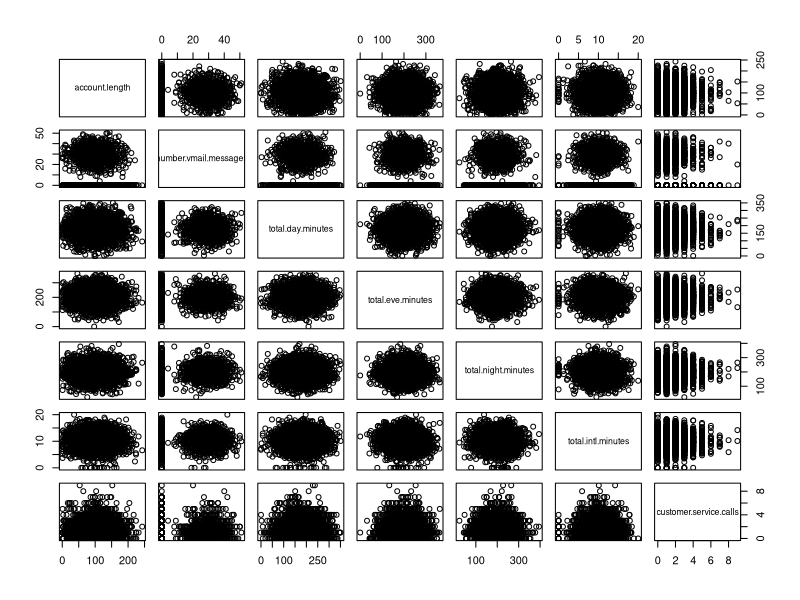
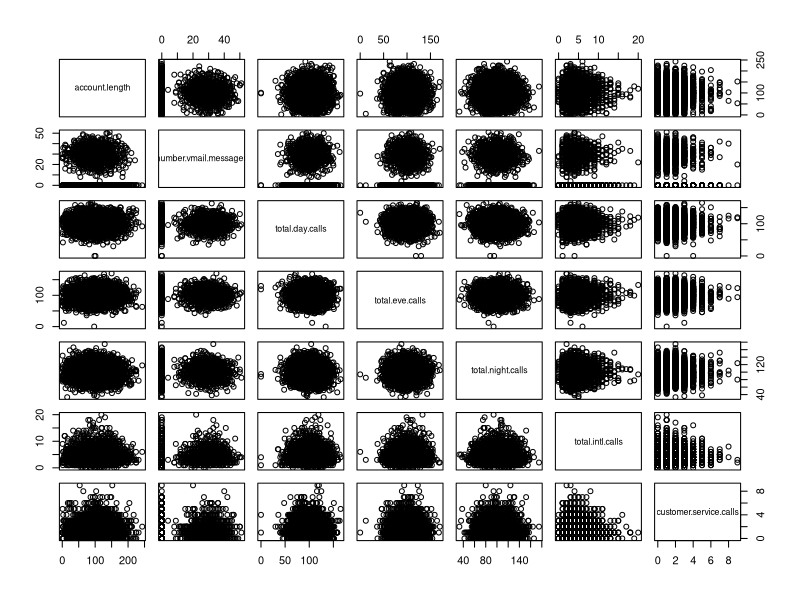
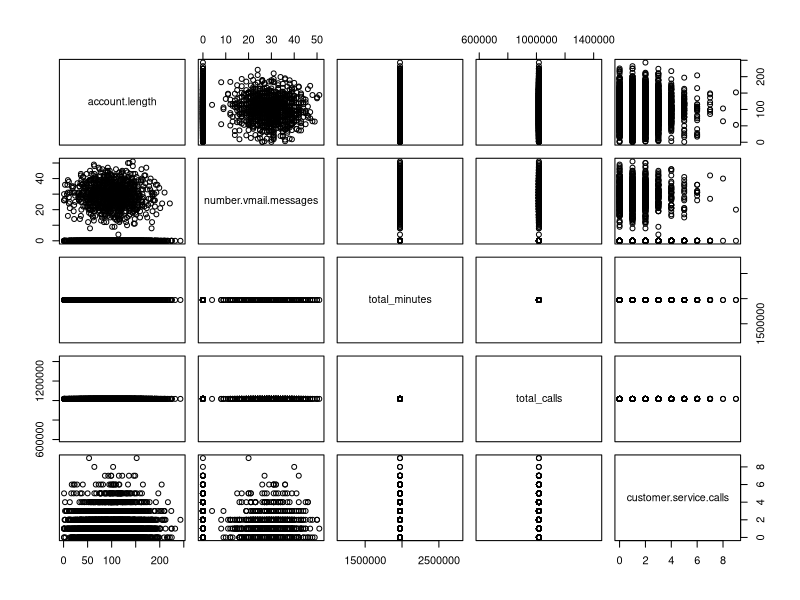
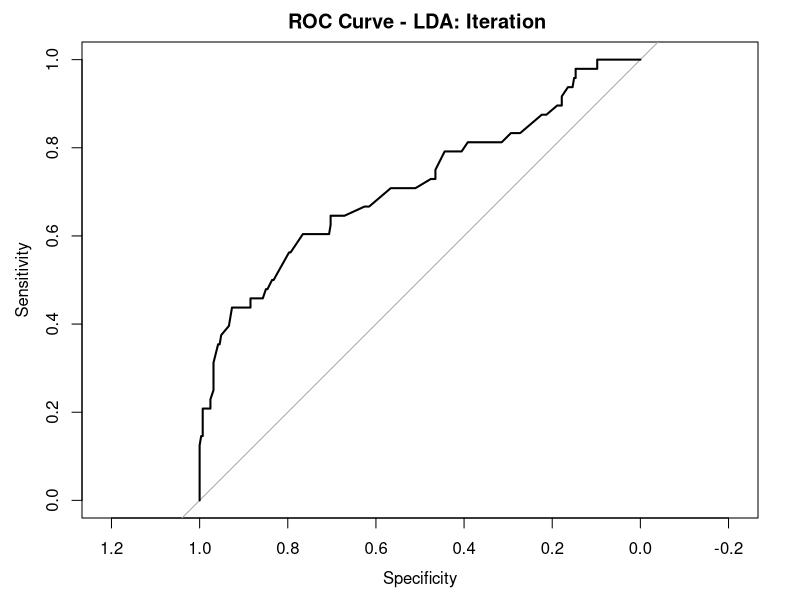
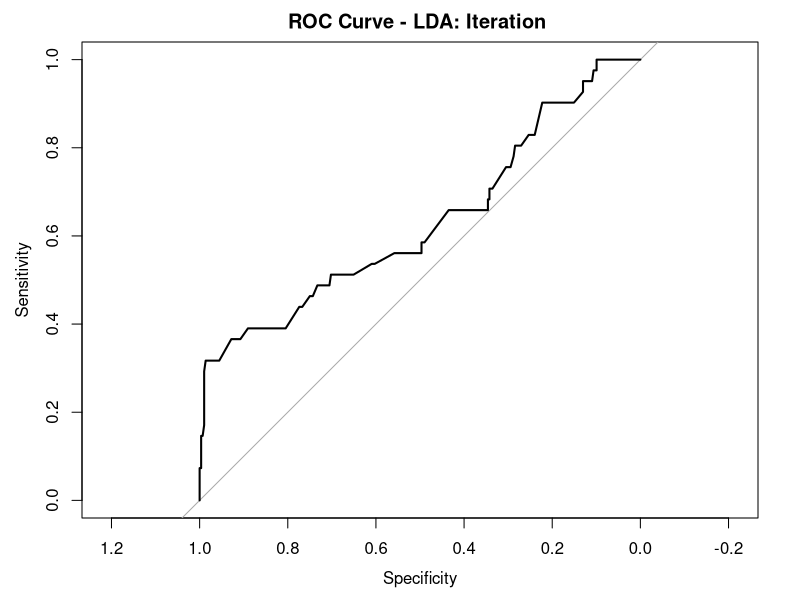
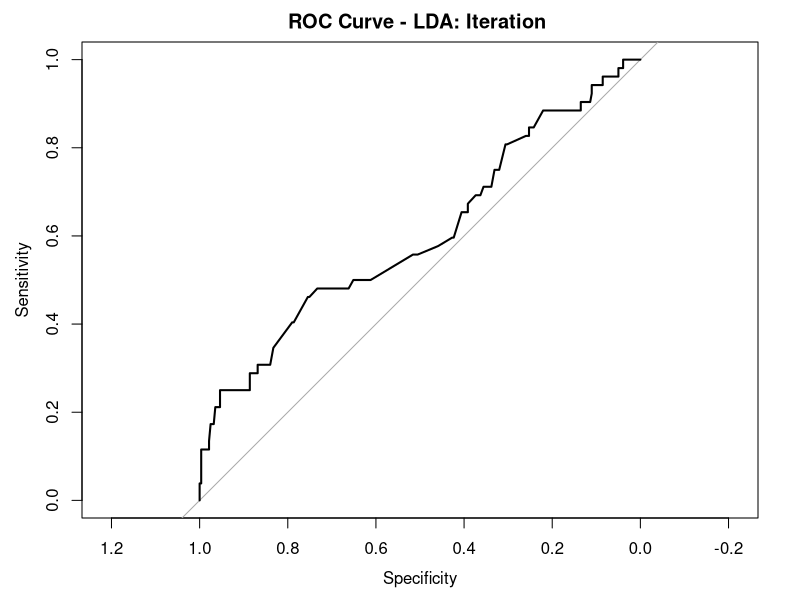
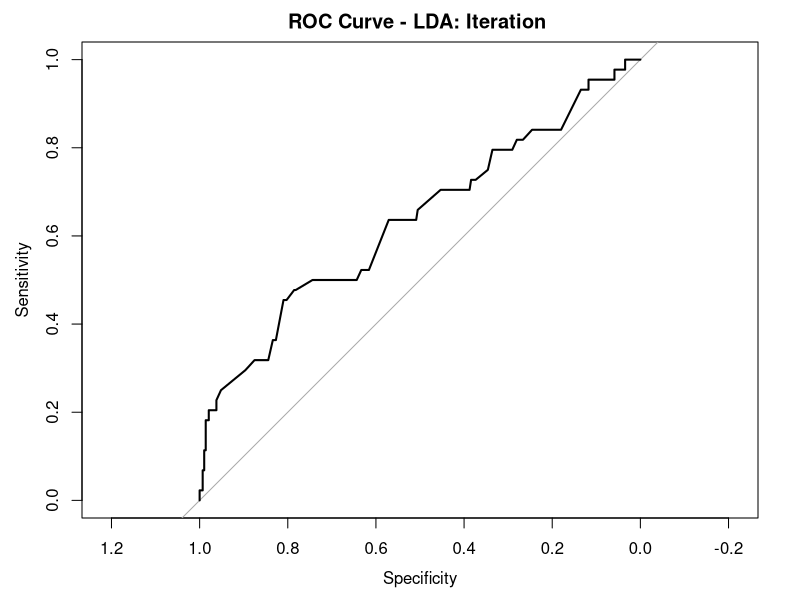
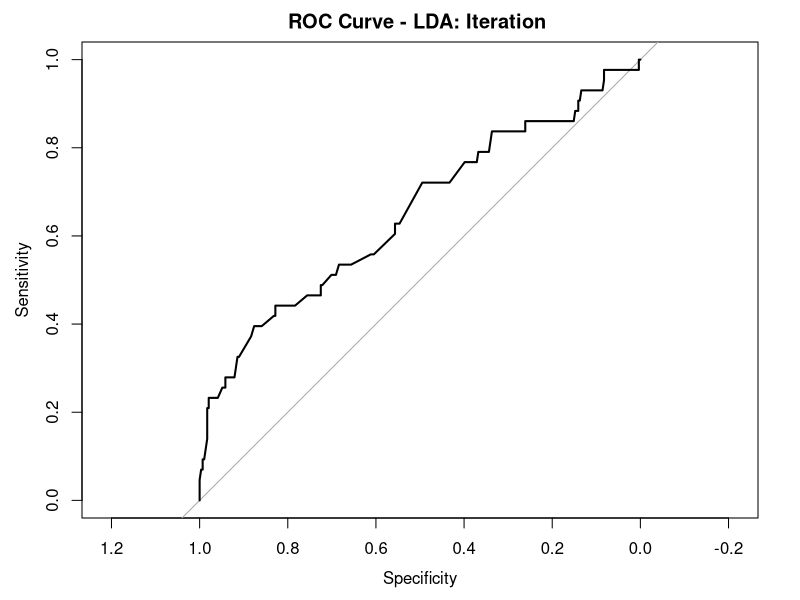

Here is the R script that generated these plots, in order:
## ---- chunk 1
knitr::opts_chunk$set(echo = TRUE)
## ---- chunk 2
library(tidyverse)
library(knitr)
library(lubridate)
library(psych)
## ---- chunk 3
Customer_telecom <- read.csv("Customer_telecom.csv")
                             
## ---- chunk 4

num_c <- Customer_telecom %>%
  dplyr::select(account.length, number.vmail.messages, total.day.minutes, total.day.calls, total.day.charge, total.eve.minutes, total.eve.calls, total.eve.charge, total.night.minutes, total.night.calls, total.night.charge, total.intl.minutes, total.intl.calls, total.intl.charge, customer.service.calls)

cor(num_c)
summary(Customer_telecom)

num_c <- num_c %>%
  dplyr::select(account.length, number.vmail.messages, total.day.minutes, total.day.calls, total.eve.minutes, total.eve.calls, total.night.minutes, total.night.calls, total.intl.minutes, total.intl.calls, customer.service.calls)

minutes_c <- num_c %>%
  dplyr::select(account.length, number.vmail.messages, total.day.minutes, total.eve.minutes, total.night.minutes, total.intl.minutes, customer.service.calls)

pairs(minutes_c)

calls_c <-  Customer_telecom %>%
  dplyr::select(account.length, number.vmail.messages, total.day.calls, total.eve.calls, total.night.calls, total.intl.calls, customer.service.calls)
pairs(calls_c)

sums_c <- Customer_telecom %>%
  mutate(total_minutes = sum(total.day.minutes, total.eve.minutes, total.night.minutes, total.intl.minutes)) %>%
  mutate(total_calls = sum(total.day.calls, total.eve.calls, total.night.calls, total.intl.calls)) %>%
  dplyr::select(account.length, number.vmail.messages, total_minutes, total_calls,  customer.service.calls)
                             
pairs(sums_c)

Customer_telecom <- Customer_telecom %>%
  mutate(churn1 = if_else(churn == "False", 0, 1))

glm.fits <- glm(
  churn1 ~ total.day.minutes,
  data = Customer_telecom, family = binomial
)
summary(glm.fits)

glm.fits1 <- glm(
  churn1 ~ account.length+ number.vmail.messages+ total.day.minutes+total.day.calls+ total.day.charge+ total.eve.minutes+ total.eve.calls+total.eve.charge+ total.night.minutes+total.night.calls+ total.night.charge+ total.intl.minutes+total.intl.calls+total.intl.charge+ customer.service.calls,
  data = Customer_telecom, family = binomial
)
summary(glm.fits1)
## ---- chunk 5
library(MASS)
library(caret)
library(pROC)


#Randomly shuffle the data
Customer_telecom<-Customer_telecom[sample(nrow(Customer_telecom)),]

#Create 10 equally size folds
folds <- cut(seq(1,nrow(Customer_telecom)),breaks=10,labels=FALSE)

totalMisclassificationRate=c()
runningTotal=c()

averageAUC = c()
auc = c()

#K-fold Cross Validation
for (i in 1:10){
  testIndexes <- which(folds==i,arr.ind=TRUE)
  test_data <- Customer_telecom[testIndexes, ]
  train_data <- Customer_telecom[-testIndexes, ]
  m_lda <- lda(churn1 ~ number.vmail.messages + total.intl.calls + customer.service.calls, data = train_data)
  m_pred <- predict(m_lda, test_data)
  conf <- table(list(predicted=m_pred$class, observed=test_data$churn1))
  confusionMatrix(conf)
  print(conf)
  totalPreds = sum(conf)
  incorrectPreds <- conf[1,2] + conf[2,1]
  misclassificationRate <- incorrectPreds / totalPreds
  print(misclassificationRate)
  runningTotal <- c(runningTotal, misclassificationRate)
  
  roc_score = roc(response = test_data$churn1, predictor = m_pred$posterior[,"1"])
  auc <- c(auc,roc_score$auc)
  print(roc_score$auc)
  plot(roc_score, main="ROC Curve - LDA: Iteration ")
}

totalMisclassificationRate=c(totalMisclassificationRate, mean(runningTotal))
print("Average Misclassification Rate")
totalMisclassificationRate

print("Average AUC")
averageAUC=c(averageAUC, mean(auc))
print(averageAUC)
## ---- chunk 6
library(MASS)

#Randomly shuffle the data
Customer_telecom<-Customer_telecom[sample(nrow(Customer_telecom)),]

#Create 10 equally size folds
folds <- cut(seq(1,nrow(Customer_telecom)),breaks=10,labels=FALSE)

totalMisclassificationRate <- c()
runningTotal <- c()

averageAUC = c()
auc = c()

for (i in 1:10){
  testIndexes <- which(folds==i,arr.ind=TRUE)
  test_data <- Customer_telecom[testIndexes, ]
  train_data <- Customer_telecom[-testIndexes, ]
  m_qda <- qda(churn1 ~ number.vmail.messages + total.intl.calls + customer.service.calls, data = train_data)
  m_pred <- predict(m_qda, test_data)
  conf <- table(list(predicted=m_pred$class, observed=test_data$churn1))
  confusionMatrix(conf)
  print(conf)
  totalPreds = sum(conf)
  incorrectPreds <- conf[1,2] + conf[2,1]
  misclassificationRate <- incorrectPreds / totalPreds
  print(misclassificationRate)
  runningTotal <- c(runningTotal, misclassificationRate)
  
  roc_score = roc(response = test_data$churn1, predictor = m_pred$posterior[,"1"])
  auc <- c(auc,roc_score$auc)
  print(roc_score$auc)
  plot(roc_score, main="ROC Curve - LDA: Iteration ")
}

totalMisclassificationRate=c(totalMisclassificationRate, mean(runningTotal))
print("Average Misclassification Rate")
totalMisclassificationRate

print("Average AUC")
averageAUC=c(averageAUC, mean(auc))
print(averageAUC)
## ---- chunk 7
library(MASS)
library(e1071)

#Randomly shuffle the data
Customer_telecom<-Customer_telecom[sample(nrow(Customer_telecom)),]

#Create 10 equally size folds
folds <- cut(seq(1,nrow(Customer_telecom)),breaks=10,labels=FALSE)

totalMisclassificationRate <- c()
runningTotal <- c()

averageAUC = c()
auc = c()

for (i in 1:10){
  testIndexes <- which(folds==i,arr.ind=TRUE)
  test_data <- Customer_telecom[testIndexes, ]
  train_data <- Customer_telecom[-testIndexes, ]
  m_naive <- naiveBayes(churn1 ~ number.vmail.messages + total.intl.calls + customer.service.calls, data = train_data)
  m_pred <- predict(m_naive, test_data)
  
  conf <- table(list(predicted=m_pred, observed=test_data$churn1))
  confusionMatrix(conf)
  print(conf)
  totalPreds = sum(conf)
  incorrectPreds <- conf[1,2] + conf[2,1]
  misclassificationRate <- incorrectPreds / totalPreds
  print(misclassificationRate)
  runningTotal <- c(runningTotal, misclassificationRate)
  
  #roc_score = roc(response = test_data$churn1, predictor = m_pred["1"])
  #auc <- c(auc,roc_score$auc)
  #print(roc_score$auc)
  #plot(roc_score, main="ROC Curve - LDA: Iteration ")
}

totalMisclassificationRate=c(totalMisclassificationRate, mean(runningTotal))
print("Average Misclassification Rate")
totalMisclassificationRate

#print("Average AUC")
#averageAUC=c(averageAUC, mean(auc))
#print(averageAUC)
## ---- chunk 8
library(MASS)
library(caret)


#Randomly shuffle the data
Customer_telecom<-Customer_telecom[sample(nrow(Customer_telecom)),]

#Create 10 equally size folds
folds <- cut(seq(1,nrow(Customer_telecom)),breaks=10,labels=FALSE)

totalMisclassificationRate=c()
runningTotal=c()

averageAUC = c()
auc = c()

#K-fold Cross Validation
for (i in 1:10){
  testIndexes <- which(folds==i,arr.ind=TRUE)
  test_data <- Customer_telecom[testIndexes, ]
  train_data <- Customer_telecom[-testIndexes, ]
  m_lda2 <- lda(churn1 ~ number.vmail.messages + total.intl.calls + customer.service.calls + total.day.calls, data = train_data)
  m_pred <- predict(m_lda2, test_data)
  conf <- table(list(predicted=m_pred$class, observed=test_data$churn1))
  confusionMatrix(conf)
  print(conf)
  totalPreds = sum(conf)
  incorrectPreds <- conf[1,2] + conf[2,1]
  misclassificationRate <- incorrectPreds / totalPreds
  print(misclassificationRate)
  runningTotal <- c(runningTotal, misclassificationRate)
  
  roc_score = roc(response = test_data$churn1, predictor = m_pred$posterior[,"1"])
  auc <- c(auc,roc_score$auc)
  print(roc_score$auc)
  plot(roc_score, main="ROC Curve - LDA: Iteration ")
}

totalMisclassificationRate=c(totalMisclassificationRate, mean(runningTotal))
print("Average Misclassification Rate")
totalMisclassificationRate

print("Average AUC")
averageAUC=c(averageAUC, mean(auc))
print(averageAUC)
## ---- chunk 9
library(MASS)
library(caret)


#Randomly shuffle the data
Customer_telecom<-Customer_telecom[sample(nrow(Customer_telecom)),]

#Create 10 equally size folds
folds <- cut(seq(1,nrow(Customer_telecom)),breaks=10,labels=FALSE)

totalMisclassificationRate=c()
runningTotal=c()

averageAUC = c()
auc = c()

#K-fold Cross Validation
for (i in 1:10){
  testIndexes <- which(folds==i,arr.ind=TRUE)
  test_data <- Customer_telecom[testIndexes, ]
  train_data <- Customer_telecom[-testIndexes, ]
  m_lda2 <- lda(churn1 ~ state + account.length + international.plan + voice.mail.plan + number.vmail.messages + total.day.minutes + total.eve.minutes + total.night.minutes + total.intl.minutes + customer.service.calls, data = train_data)
  m_pred <- predict(m_lda2, test_data)
  conf <- table(list(predicted=m_pred$class, observed=test_data$churn1))
  confusionMatrix(conf)
  print(conf)
  totalPreds = sum(conf)
  incorrectPreds <- conf[1,2] + conf[2,1]
  misclassificationRate <- incorrectPreds / totalPreds
  print(misclassificationRate)
  runningTotal <- c(runningTotal, misclassificationRate)
  
  roc_score = roc(response = test_data$churn1, predictor = m_pred$posterior[,"1"])
  auc <- c(auc,roc_score$auc)
  print(roc_score$auc)
  plot(roc_score, main="ROC Curve - LDA: Iteration ")
}

totalMisclassificationRate=c(totalMisclassificationRate, mean(runningTotal))
print("Average Misclassification Rate")
totalMisclassificationRate

print("Average AUC")
averageAUC=c(averageAUC, mean(auc))
print(averageAUC)
## ---- chunk 10
library(MASS)
library(caret)


#Randomly shuffle the data
Customer_telecom<-Customer_telecom[sample(nrow(Customer_telecom)),]

#Create 10 equally size folds
folds <- cut(seq(1,nrow(Customer_telecom)),breaks=10,labels=FALSE)

totalMisclassificationRate=c()
runningTotal=c()

averageAUC = c()
auc = c()

#K-fold Cross Validation
for (i in 1:10){
  testIndexes <- which(folds==i,arr.ind=TRUE)
  test_data <- Customer_telecom[testIndexes, ]
  train_data <- Customer_telecom[-testIndexes, ]
  m_lda2 <- lda(churn1 ~ number.vmail.messages + total.intl.calls + customer.service.calls + total.day.calls + total.night.calls, data = train_data)
  m_pred <- predict(m_lda2, test_data)
  conf <- table(list(predicted=m_pred$class, observed=test_data$churn1))
  confusionMatrix(conf)
  print(conf)
  totalPreds = sum(conf)
  incorrectPreds <- conf[1,2] + conf[2,1]
  misclassificationRate <- incorrectPreds / totalPreds
  print(misclassificationRate)
  runningTotal <- c(runningTotal, misclassificationRate)
  
  roc_score = roc(response = test_data$churn1, predictor = m_pred$posterior[,"1"])
  auc <- c(auc,roc_score$auc)
  print(roc_score$auc)
  plot(roc_score, main="ROC Curve - LDA: Iteration ")
}

totalMisclassificationRate=c(totalMisclassificationRate, mean(runningTotal))
print("Average Misclassification Rate")
totalMisclassificationRate

print("Average AUC")
averageAUC=c(averageAUC, mean(auc))
print(averageAUC)
